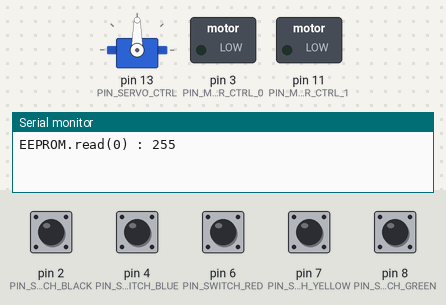
A sketch run on a simulated Arduino Uno, built with avr-gcc and run on an emulated ATmega328P. On the bench: servo, switched loads named in the sketch (green lamp = pin HIGH), the last lines printed to the serial monitor. The inputs (shaded band) are chosen by the test bench; at power-on: pin 2 (PIN_SWITCH_BLACK), pin 4 (PIN_SWITCH_BLUE), pin 6 (PIN_SWITCH_RED), pin 7 (PIN_SWITCH_YELLOW), pin 8 (PIN_SWITCH_GREEN) LOW. EEPROM starts erased.

Above: at 1.2 s.
1.3 s: pin 4 (PIN_SWITCH_BLUE) pulled HIGH for 0.15 s
At 2.45 s:
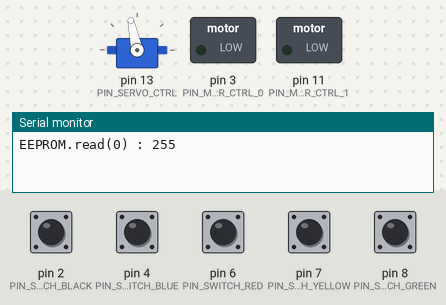
4.3 s: pin 7 (PIN_SWITCH_YELLOW) pulled HIGH for 0.15 s
At 4.45 s:
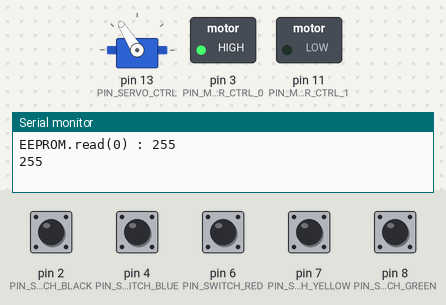
7.3 s: pin 2 (PIN_SWITCH_BLACK) pulled HIGH for 0.15 s
8.9 s: pin 8 (PIN_SWITCH_GREEN) pulled HIGH for 0.15 s
At 9.7 s:
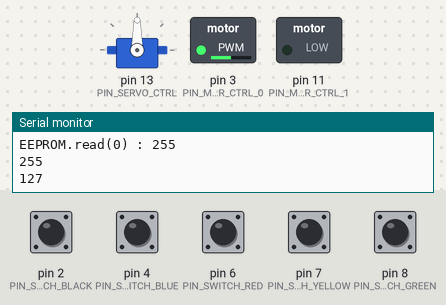
10.5 s: pin 4 (PIN_SWITCH_BLUE) pulled HIGH for 1 s
At 11.66 s:
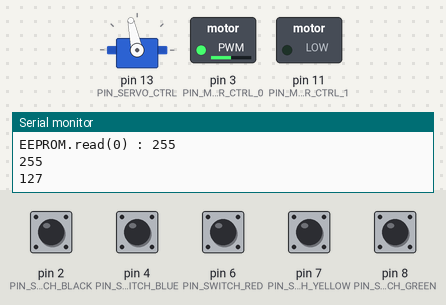
13.5 s: pin 6 (PIN_SWITCH_RED) pulled HIGH for 0.15 s
At 13.66 s:
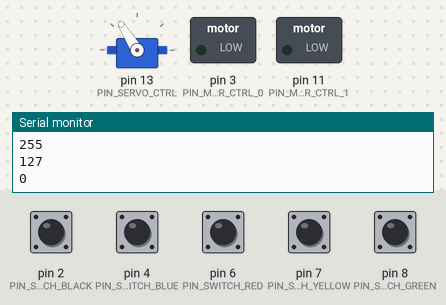
Timing chart, 0 to 25.3 s (numbered marks = the images above; inputs shaded):
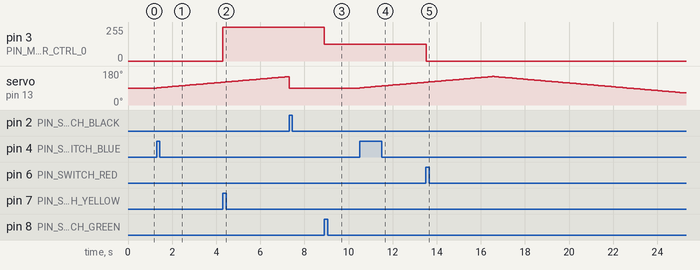

The sketch:

Eeprom.ino
```cpp
#include <Servo.h>
#include <EEPROM.h>

#define PIN_MOTOR_CTRL_0  3
#define PIN_MOTOR_CTRL_1  11
#define PIN_SWITCH_GREEN  8
#define PIN_SWITCH_YELLOW 7
#define PIN_SWITCH_RED    6
#define PIN_SWITCH_BLACK  2
#define PIN_SWITCH_BLUE   4
#define PIN_SERVO_CTRL    13

int prevSwitchGreen = HIGH;
int prevSwitchYellow = HIGH;
int prevSwitchRed = HIGH;
int prevSwitchBlue = HIGH;

int rotateFlag;

Servo servoRotate;

void setup() {
  attachInterrupt(digitalPinToInterrupt(PIN_SWITCH_BLACK), isrSwitchBlack, RISING);
  servoRotate.attach(PIN_SERVO_CTRL);
  servoRotate.write(90);
  pinMode(PIN_SWITCH_GREEN, INPUT);
  pinMode(PIN_SWITCH_YELLOW, INPUT);
  pinMode(PIN_SWITCH_RED, INPUT);
  pinMode(PIN_SWITCH_BLACK, INPUT);
  pinMode(PIN_SWITCH_BLUE, INPUT);
  pinMode(PIN_MOTOR_CTRL_0, OUTPUT);
  pinMode(PIN_MOTOR_CTRL_1, OUTPUT);
  pinMode(PIN_SERVO_CTRL, OUTPUT);
  analogWrite(PIN_MOTOR_CTRL_0, 0);
  analogWrite(PIN_MOTOR_CTRL_1, 0);
  Serial.begin(115200);
  Serial.print("EEPROM.read(0) : ");
  Serial.println(EEPROM.read(0));
}

void loop() {
  // Fan Control
  int currentSwitchGreen = digitalRead(PIN_SWITCH_GREEN);
  int currentSwitchYellow = digitalRead(PIN_SWITCH_YELLOW);
  int currentSwitchRed = digitalRead(PIN_SWITCH_RED);
  if((prevSwitchGreen == LOW) && (currentSwitchGreen == HIGH))
  {
    analogWrite(PIN_MOTOR_CTRL_0, 127);
    Serial.println(127);
  }
  if((prevSwitchYellow == LOW) && (currentSwitchYellow == HIGH))
  {
    analogWrite(PIN_MOTOR_CTRL_0, 255);
    Serial.println(255);
  }
  if((prevSwitchRed == LOW) && (currentSwitchRed == HIGH))
  {
    analogWrite(PIN_MOTOR_CTRL_0, 0);
    Serial.println(0);
  }
  prevSwitchGreen = currentSwitchGreen;
  prevSwitchYellow = currentSwitchYellow;
  prevSwitchRed = currentSwitchRed;

  // Rotate Control
  int currentSwitchBlue = digitalRead(PIN_SWITCH_BLUE);
  if((prevSwitchBlue == LOW) && (currentSwitchBlue == HIGH))
  {
    EEPROM.write(0, EEPROM.read(0)+1);
    rotateFlag = 1;
  }
  if((servoRotate.read() < 30) || (servoRotate.read() > 150))
  {
    rotateFlag = rotateFlag * (-1);
  }
  if(rotateFlag != 0)
  {
    servoRotate.write(servoRotate.read() + rotateFlag);
  }
  prevSwitchBlue = currentSwitchBlue;
  delay(100);
}

void isrSwitchBlack() {
  rotateFlag = 0;
  servoRotate.write(90);
}
```

Measured:
- after the input at 1.3 s, servo on pin 13 (PIN_SERVO_CTRL): moves from 90° to 120° over 2.9 s, starting at once
- after the input at 4.3 s, pin 3 (PIN_MOTOR_CTRL_0): 0/255 → 255/255 at once
- after the input at 8.9 s, pin 3 (PIN_MOTOR_CTRL_0): 255/255 → 127/255 at once
- after the input at 10.5 s, servo on pin 13 (PIN_SERVO_CTRL): moves from 90° to 120° over 2.9 s, starting at once
- after the input at 13.5 s, pin 3 (PIN_MOTOR_CTRL_0): 127/255 → 0/255 at once
